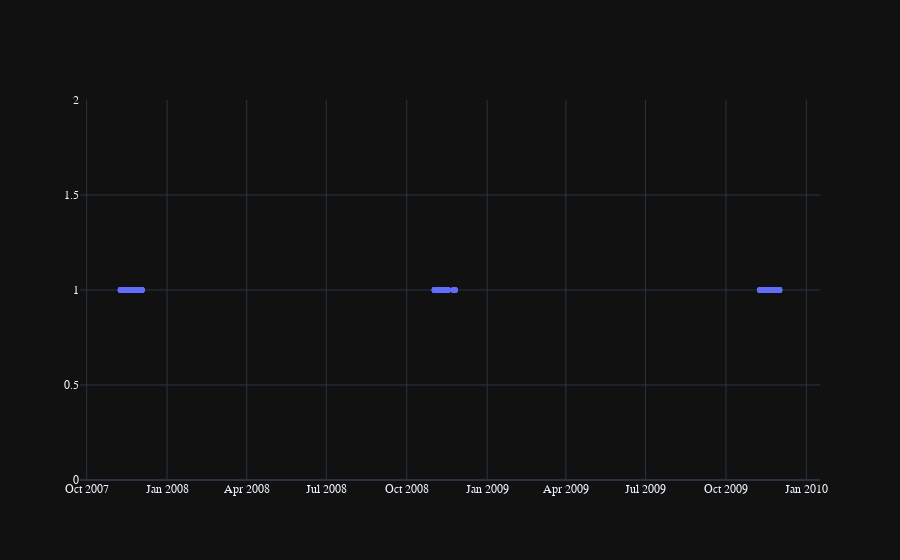

Notebook source saved alongside this figure:
### Code cell
fig = go.Figure()
fig.add_trace(go.Scatter(x=temp_na.date,y=[1]*temp_na.shape[0],mode="markers"))
fig.show()

### Figure 1 — Plotly figure (JSON) as saved in the notebook; plotly's stock layout.template omitted (floating-point values rounded to 4 significant figures; data arrays with more than 128 entries replaced by an {"elided": "..."} marker saying what was removed)
{"data": [{"mode": "markers", "type": "scatter", "x": {"elided": "325 str values"}, "y": {"elided": "325 int values"}}], "layout": {}}
